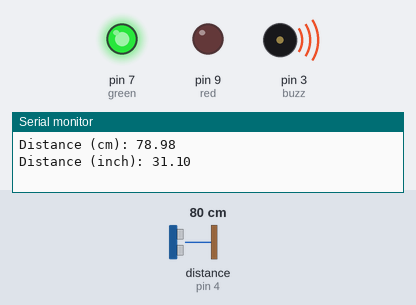
Simulated run of this sketch. Board: Arduino Uno, built with avr-gcc and run on an emulated ATmega328P. Parts: output pins drawn as LEDs (lit = HIGH), buzzer (waves = sounding, pin HIGH), the last lines printed to the serial monitor. Wiring (inferred from the names in the program): ultrasonic range finder: trigger pin 2; echo pin 4. The inputs (shaded band) are chosen by the test bench; at power-on: distance to the obstacle (sensor on pin 4) 80 cm. The echo pulse lasts 58.3 µs per cm; pins used as bus, display or sensor lines are not drawn.

Above: at 3.8 s.
3.9 s: distance to the obstacle (sensor on pin 4) set to 12 cm
7.8 s: distance to the obstacle (sensor on pin 4) set to 9 cm
At 8.5 s:
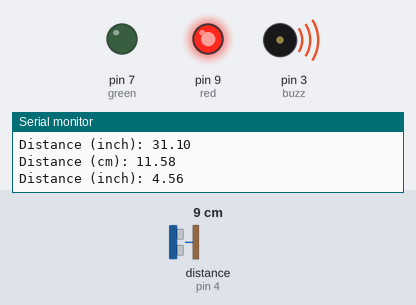
11.7 s: distance to the obstacle (sensor on pin 4) set to 18 cm
At 13.8 s:
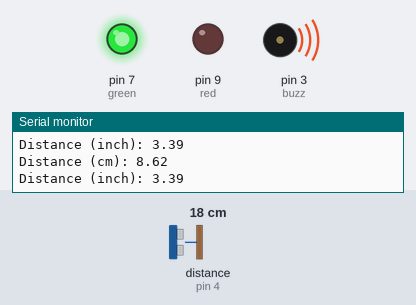
19.4 s: distance to the obstacle (sensor on pin 4) set to 2 cm
At 20.9 s:
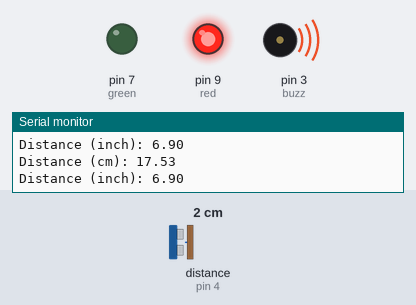
Timing chart, 0 to 22.4 s (numbered marks = the images above; inputs shaded):
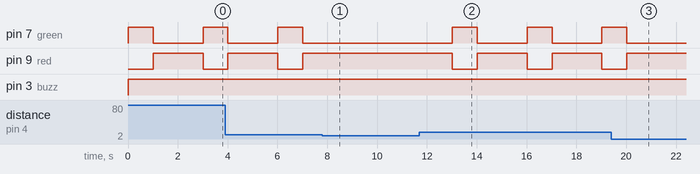

The sketch:

Cannula_drip_monitoring_system.ino
```cpp
const int trigPin = 2;
const int echoPin = 4;
const int green = 7;
const int red = 9;
const int buzz=3;
//define sound velocity in cm/uS
#define SOUND_VELOCITY 0.034
#define CM_TO_INCH 0.393701

long duration;
float distanceCm;
  float distanceInch;

void setup() {
  Serial.begin(115200); // Starts the serial communication
  pinMode(trigPin, OUTPUT); // Sets the trigPin as an Output
  pinMode(echoPin, INPUT); // Sets the echoPin as an Input
     pinMode(buzz, OUTPUT); // Sets the echoPin as an Input
     pinMode(7, OUTPUT);
     pinMode(9, OUTPUT);


}

void loop() {
  // Clears the trigPin
  digitalWrite(trigPin, LOW);
  delayMicroseconds(2);
  // Sets the trigPin on HIGH state for 10 micro seconds
  digitalWrite(trigPin, HIGH);
  delayMicroseconds(10);
  digitalWrite(trigPin, LOW);

  // Reads the echoPin, returns the sound wave travel time in microseconds
  duration = pulseIn(echoPin, HIGH);

  // Calculate the distance
  distanceCm = duration * SOUND_VELOCITY/2;

  // Convert to inches
  distanceInch = distanceCm * CM_TO_INCH;
  if(distanceCm>10)
  {
      digitalWrite(buzz, HIGH);
      digitalWrite (green,HIGH);

      digitalWrite (red,LOW);
      delay(1000);


  }

  else(distanceCm<=10)
;  {
    digitalWrite (red,HIGH);

    digitalWrite (green,LOW);
    delay(1000);
  }

  // Prints the distance on the Serial Monitor
  Serial.print("Distance (cm): ");
  Serial.println(distanceCm);
  Serial.print("Distance (inch): ");
  Serial.println(distanceInch);

  delay(1000);
}
```

Measured:
- the behaviour switches between 11 and 10 cm on distance to the obstacle (sensor on pin 4) (found by bisection; images 0 and 1)
- after the input at 7.8 s, pin 7 (green): stays LOW (without the input it goes to HIGH after 1.2 s); pin 9 (red): stays HIGH (without the input it goes to LOW after 1.2 s)
- after the input at 11.7 s, pin 7 (green): alternates HIGH for 1.0 s and LOW for 2.0 s, starting after 1.3 s; pin 9 (red): alternates HIGH for 2.0 s and LOW for 1.0 s, starting after 1.3 s
- after the input at 19.4 s, pin 7 (green): goes on until 20.0 s, then stays LOW; pin 9 (red): goes on until 20.0 s, then stays HIGH
